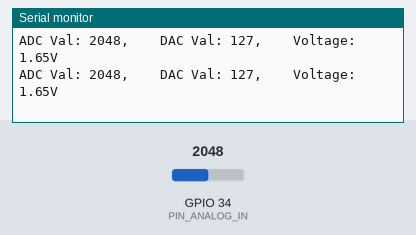
This sketch was run on a simulated ESP32. On the bench: the last lines printed to the serial monitor. The inputs (shaded band) are chosen by the test bench; at power-on: GPIO 34 (PIN_ANALOG_IN) = 2048.

Above: at 1.2 s.
1.3 s: GPIO 34 (PIN_ANALOG_IN) set to 2866
At 1.56 s:
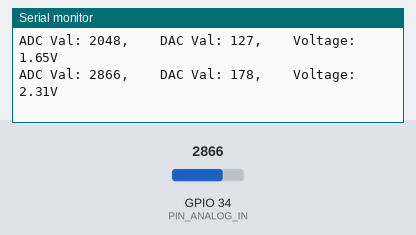
2.8 s: GPIO 34 (PIN_ANALOG_IN) set to 3603
At 2.96 s:
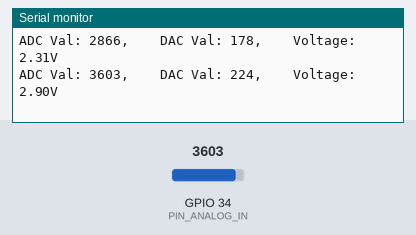
Timing chart, 0 to 5.8 s (numbered marks = the images above; inputs shaded):
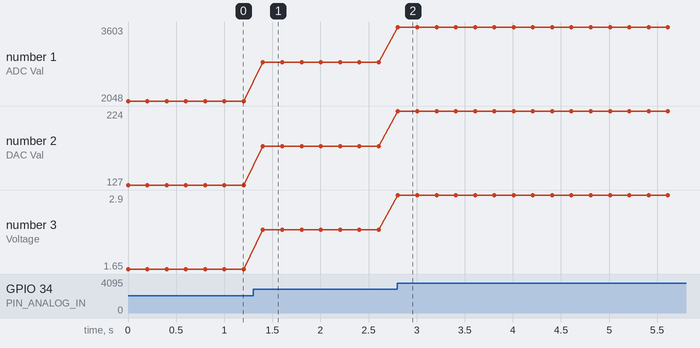

Measured:
- after the input at 1.3 s, the serial monitor: prints a new line after 0.10 s (image 1)
- after the input at 2.8 s, the serial monitor: prints a new line at once (image 2)
- plotted number 1: 2048 → 2866 after the input at 1.3 s, 2866 → 3603 after the input at 2.8 s
- plotted number 2: 127 → 178 after the input at 1.3 s, 178 → 224 after the input at 2.8 s
- plotted number 3: 1.65 → 2.31 after the input at 1.3 s, 2.31 → 2.9 after the input at 2.8 s

The sketch:

Photoresistance.ino
```cpp
//**********************************************************************************
/*
 * Filename    : Photoresistance
 * Description : Read the basic usage of ADC，DAC and Voltage
 * Auther      : http//www.keyestudio.com
*/
#define PIN_ANALOG_IN  34  //the pin of the Photoresistance

void setup() {
  Serial.begin(9600);
}

//In loop()，the analogRead() function is used to obtain the ADC value,
//and then the map() function is used to convert the value into an 8-bit precision DAC value.
//The input and output voltage are calculated according to the previous formula,
//and the information is finally printed out.
void loop() {
  int adcVal = analogRead(PIN_ANALOG_IN);
  int dacVal = map(adcVal, 0, 4095, 0, 255);
  double voltage = adcVal / 4095.0 * 3.3;
  Serial.printf("ADC Val: %d, \t DAC Val: %d, \t Voltage: %.2fV\n", adcVal, dacVal, voltage);
  delay(200);
}
//**********************************************************************************
```
